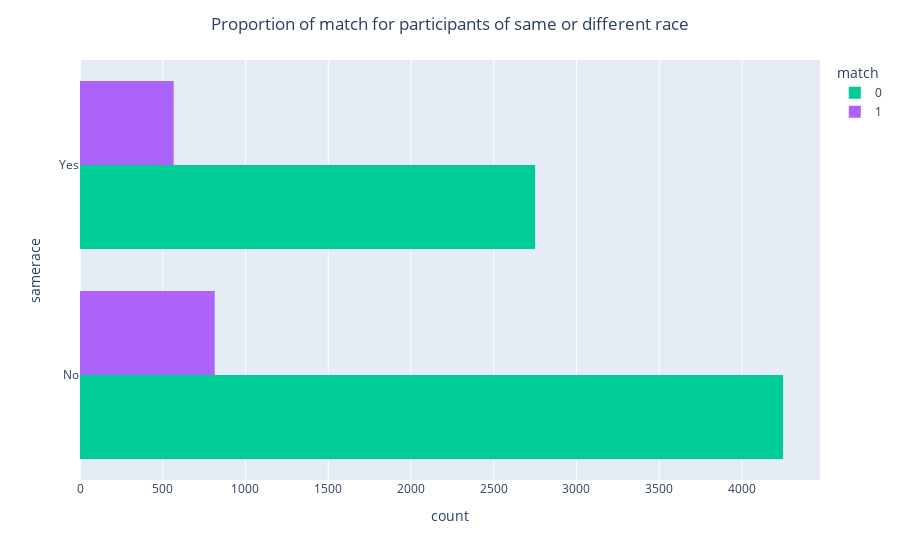

Notebook code cell kept with this figure:
### Code cell
# Importance of being of the same race to match
fig = px.histogram(data, y='samerace', color='match', barmode='group', color_discrete_map=color_palette)
fig.update_layout(title = go.layout.Title(text = "Proportion of match for participants of same or different race", x = 0.5))

fig.show()

### Figure 1 — Plotly figure (JSON) as saved in the notebook; plotly's stock layout.template omitted (floating-point values rounded to 4 significant figures; data arrays with more than 128 entries replaced by an {"elided": "..."} marker saying what was removed)
{"data": [{"alignmentgroup": "True", "bingroup": "y", "hovertemplate": "match=0<br>count=%{x}<br>samerace=%{y}<extra></extra>", "legendgroup": "0", "marker": {"color": "#00cc96", "pattern": {"shape": ""}}, "name": "0", "offsetgroup": "0", "orientation": "h", "showlegend": true, "type": "histogram", "xaxis": "x", "y": {"elided": "6998 str values"}, "yaxis": "y"}, {"alignmentgroup": "True", "bingroup": "y", "hovertemplate": "match=1<br>count=%{x}<br>samerace=%{y}<extra></extra>", "legendgroup": "1", "marker": {"color": "#ab63fa", "pattern": {"shape": ""}}, "name": "1", "offsetgroup": "1", "orientation": "h", "showlegend": true, "type": "histogram", "xaxis": "x", "y": {"elided": "1380 str values"}, "yaxis": "y"}], "layout": {"barmode": "group", "legend": {"title": {"text": "match"}, "tracegroupgap": 0}, "margin": {"t": 60}, "title": {"text": "Proportion of match for participants of same or different race", "x": 0.5}, "xaxis": {"anchor": "y", "domain": [0, 1], "title": {"text": "count"}}, "yaxis": {"anchor": "x", "domain": [0, 1], "title": {"text": "samerace"}}}}
